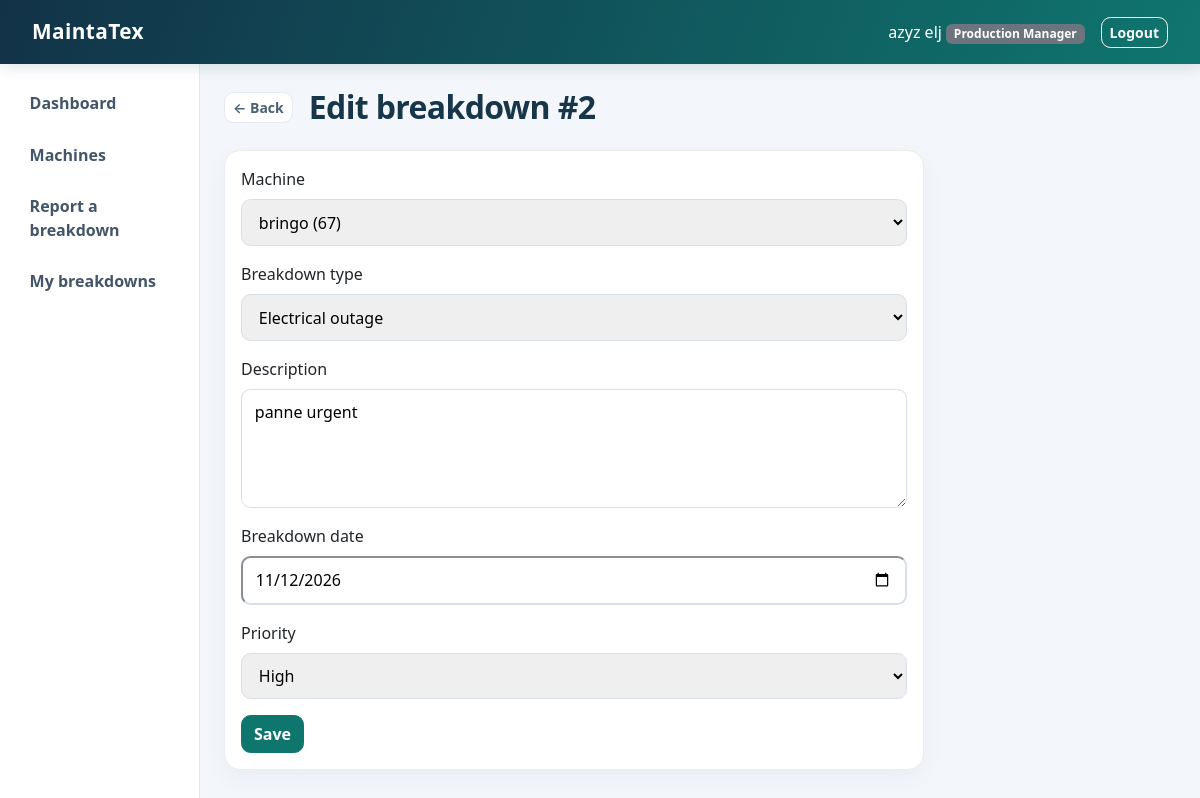
Page /breakdowns/2/edit/ (signed in) on the committed database.
### core/models.py (models this page shows, shortened)
class Profile(models.Model):
    SIGNUP_ROLE_CHOICES = [
        ('production_manager', 'Production Manager'),
        ('maintenance_manager', 'Maintenance Manager'),
        ('technician', 'Maintenance Technician'),
    ]
    ROLE_CHOICES = [
        ('administrator', 'Administrator'),
        *SIGNUP_ROLE_CHOICES,
    ]
    user = models.OneToOneField(User, on_delete=models.CASCADE, related_name='profile')
    role = models.CharField(max_length=30, choices=ROLE_CHOICES)
    phone_number = models.CharField(max_length=30, blank=True)

class Breakdown(models.Model):
    CATEGORY_CHOICES = [
        ('electrical', 'Electrical outage'),
        ('mechanical', 'Mechanical problem'),
        ('other', 'Other'),
    ]
    PRIORITY_CHOICES = [
        ('low', 'Low'),
        ('medium', 'Medium'),
        ('high', 'High'),
    ]
    STATUS_CHOICES = [
        ('reported', 'Reported'),
        ('in_progress', 'In Progress'),
        ('resolved', 'Resolved'),
    ]
    machine = models.ForeignKey(Machine, on_delete=models.CASCADE, related_name='breakdowns')
    category = models.CharField(
        'Breakdown type', max_length=20, choices=CATEGORY_CHOICES, default='other')
    description = models.TextField()
    breakdown_date = models.DateField('Breakdown date', default=date.today)
    priority = models.CharField(max_length=10, choices=PRIORITY_CHOICES, default='medium')
    status = models.CharField(max_length=20, choices=STATUS_CHOICES, default='reported')
    reported_by = models.ForeignKey(User, on_delete=models.SET_NULL, null=True,
                                    related_name='reported_breakdowns')
    class Meta:
        ordering = ['-breakdown_date', '-id']

### core/views.py (the view)
# urls.py: path('breakdowns/<int:pk>/edit/', views.breakdown_edit, name='breakdown_edit'),
@role_required('administrator', 'production_manager')
def breakdown_edit(request, pk):
    breakdown = get_editable_breakdown(request, pk)
    form_class = BreakdownForm if get_user_role(request.user) == 'administrator' else ReportBreakdownForm
    form = form_class(request.POST or None, instance=breakdown)
    if request.method == 'POST':
        if form.is_valid():
            form.save()
            messages.success(request, 'Breakdown updated successfully.')
            return redirect('breakdown_list')
        messages.error(request, 'Please correct the errors below.')
    return render(request, 'common/form.html', {'form': form, 'title': f'Edit breakdown #{breakdown.id}',
                                         'cancel_url': 'breakdown_list'})

### core/forms.py (shortened to what this page needs)
class ReportBreakdownForm(forms.ModelForm):
    class Meta:
        model = Breakdown
        fields = ['machine', 'category', 'description', 'breakdown_date', 'priority']
        widgets = {
            'breakdown_date': forms.DateInput(attrs={'type': 'date'}, format='%Y-%m-%d'),
            'description': forms.Textarea(attrs={'rows': 4}),
        }

### core/models.py (called while the page is built)
def get_user_role(user):
    if not user.is_authenticated:
        return None
    if user.is_superuser:
        return 'administrator'
    profile = getattr(user, 'profile', None)
    if profile is None:
        return None
    return profile.role

    def __str__(self):
        return f"{self.name} ({self.code})"

### core/views.py (called while the page is built)
def role_required(*allowed_roles):
    def decorator(view_function):
        @login_required
        @wraps(view_function)
        def wrapper(request, *args, **kwargs):
            if get_user_role(request.user) in allowed_roles:
                return view_function(request, *args, **kwargs)
            messages.error(request, 'You are not allowed to access this page.')
            return redirect('dashboard')
        return wrapper
    return decorator

def get_editable_breakdown(request, pk):
    breakdowns = Breakdown.objects.all()
    if get_user_role(request.user) == 'production_manager':
        breakdowns = breakdowns.filter(reported_by=request.user)
    return get_object_or_404(breakdowns, pk=pk)

### core/templates/common/form.html (shortened to what this page needs)
{% extends 'common/base.html' %}
{% block content %}
<div class="d-flex align-items-center gap-3 mb-4">
  <a href="{% url cancel_url %}" class="btn back-button btn-sm" aria-label="Back to previous list">
    <span aria-hidden="true">&larr;</span> Back
  </a>
  <h2 class="mb-0">{{ title }}</h2>
</div>
<div class="card form-card">
  <div class="card-body">
    <form method="post"{% if form.password_confirm %} data-password-confirmation{% endif %}>
      {% for field in form %}
      <div class="mb-3">
        {% if field.name == 'is_active' %}
          <div class="form-check">
            {{ field }}
            <label class="form-check-label" for="{{ field.id_for_label }}">{{ field.label }}</label>
          </div>
        {% else %}
          <label class="form-label" for="{{ field.id_for_label }}">{{ field.label }}</label>
          {{ field }}
        {% endif %}
      </div>
      {% endfor %}
      <button type="submit" class="btn btn-primary">Save</button>
    </form>
  </div>
</div>
{% endblock %}

### core/templates/common/base.html (shortened to what this page needs)
{% load static %}
<!DOCTYPE html>
<html lang="en">
<head>
  <link href="https://cdn.jsdelivr.net/npm/bootstrap@5.3.3/dist/css/bootstrap.min.css" rel="stylesheet">
  <link href="{% static 'core/css/app.css' %}?v=3" rel="stylesheet">
</head>
<body>
  <nav class="navbar navbar-dark bg-dark">
    <div class="container-fluid">
      <a class="navbar-brand" href="{% if user.is_authenticated %}{% url 'dashboard' %}{% else %}{% url 'login' %}{% endif %}">MaintaTex</a>
      {% if user.is_authenticated %}
      <div class="d-flex align-items-center">
        <span class="navbar-text text-white me-3">
          {{ user.get_full_name|default:user.username }}
          <span class="badge bg-secondary">{% if user.is_superuser %}Administrator{% else %}{{ user.profile.get_role_display }}{% endif %}</span>
        </span>
        <form method="post" action="{% url 'logout' %}">
          <button type="submit" class="btn btn-outline-light btn-sm">Logout</button>
        </form>
      </div>
      {% endif %}
    </div>
  </nav>
  <div class="container-fluid">
    <div class="row">
      {% if user.is_authenticated and user.is_superuser or user.is_authenticated and user.profile.role %}
      {% with current=request.resolver_match.url_name %}
      <div class="col-md-2 sidebar p-3">
        <ul class="nav flex-column">
          <li class="nav-item"><a class="nav-link {% if current == 'dashboard' %}active{% endif %}" href="{% url 'dashboard' %}">Dashboard</a></li>
          {% if user.is_superuser %}
          <li class="nav-item"><a class="nav-link {% if current == 'user_list' %}active{% endif %}" href="{% url 'user_list' %}">Users</a></li>
          <li class="nav-item"><a class="nav-link {% if current == 'machine_list' %}active{% endif %}" href="{% url 'machine_list' %}">Machines</a></li>
          <li class="nav-item"><a class="nav-link {% if current == 'breakdown_list' %}active{% endif %}" href="{% url 'breakdown_list' %}">Breakdowns</a></li>
          <li class="nav-item"><a class="nav-link {% if current == 'intervention_list' %}active{% endif %}" href="{% url 'intervention_list' %}">Interventions</a></li>
          {% elif user.profile.role == 'production_manager' %}
          <li class="nav-item"><a class="nav-link {% if current == 'machine_list' %}active{% endif %}" href="{% url 'machine_list' %}">Machines</a></li>
          <li class="nav-item"><a class="nav-link {% if current == 'breakdown_add' %}active{% endif %}" href="{% url 'breakdown_add' %}">Report a breakdown</a></li>
          <li class="nav-item"><a class="nav-link {% if current == 'breakdown_list' %}active{% endif %}" href="{% url 'breakdown_list' %}">My breakdowns</a></li>
          {% elif user.profile.role == 'technician' %}
          <li class="nav-item"><a class="nav-link {% if current == 'intervention_list' %}active{% endif %}" href="{% url 'intervention_list' %}">My interventions</a></li>
          {% endif %}
        </ul>
      </div>
      {% endwith %}
      <main class="col-md-10 p-4">
      {% else %}
      <main class="col-12 p-4">
      {% endif %}
        {% block content %}{% endblock %}
      </main>
    </div>
  </div>
</body>
</html>

### core/static/core/css/app.css (style rules this page uses)
:root { --brand: #0f766e; --brand-dark: #115e59; --ink: #172b3a; --line: #e4eaf0; --page: #f3f6fa; }
body { background: var(--page); color: var(--ink); }
.navbar { min-height: 64px; padding: .65rem 1.25rem; background: linear-gradient(110deg, #123248, #0f766e); box-shadow: 0 3px 14px #18394a24; }
.navbar-brand { font-size: 1.3rem; font-weight: 750; letter-spacing: .02em; }
.sidebar { min-height: calc(100vh - 64px); background: #fff; border-right: 1px solid var(--line); }
.sidebar .nav-link { margin-bottom: 5px; padding: .7rem .85rem; border-radius: .65rem; color: #435568; font-weight: 550; transition: background-color .15s ease, color .15s ease, transform .15s ease; }
main { min-width: 0; }
h2, h3, h4 { color: #18364a; font-weight: 700; letter-spacing: -.02em; }
.card:not([class*="text-bg-"]) { border: 1px solid #e8edf2; border-radius: 1rem; box-shadow: 0 8px 24px #18394a0b; }
.form-card { max-width: 700px; }
.btn { border-radius: .6rem; font-weight: 600; transition: transform .15s ease, box-shadow .15s ease; }
.btn-primary { background: var(--brand); border-color: var(--brand); }
.form-control, .form-select, input:not([type="checkbox"]):not([type="hidden"]), select, textarea { display: block; width: 100%; border-color: #d7e0e8; border-radius: .6rem; padding: .65rem .8rem; }
.form-label { display: block; }
.back-button { color: #486174; background: #fff; border: 1px solid var(--line); }

### rows in the picture
Breakdown: form "bringo (67)" "Electrical outage" "panne urgent" "11/12/2026" "High"

### other values in the picture
{{ user.get_full_name|default:user.username }} "azyz elj"
{{ user.profile.get_role_display }} "Production Manager"
{{ title }} "Edit breakdown #2"
{{ field.label }} "Machine" "Breakdown type" "Description" "Breakdown date" "Priority"
